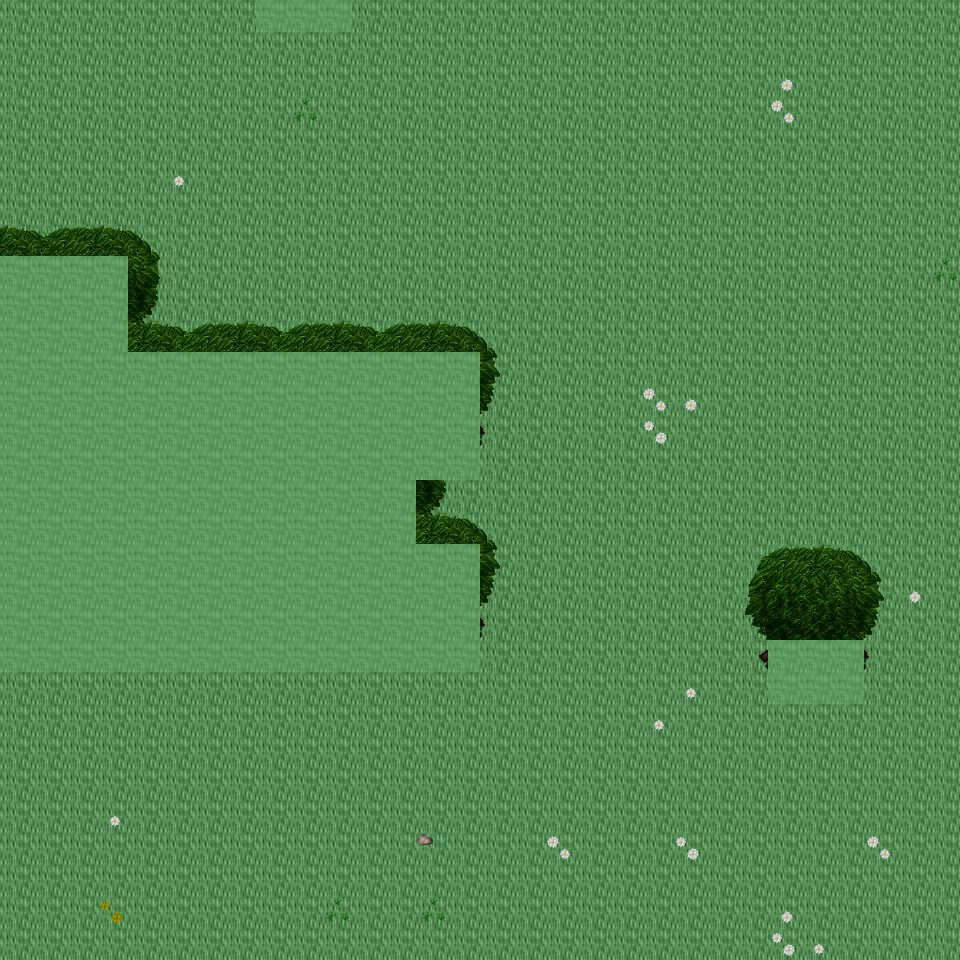

This game map was drawn from its Tiled (.tmx) file and the tilesets committed beside it. A one-line description and the trimmed map source follow:
An orthogonal 30x30 tile map with 32x32 px tiles, 6 tile layers (Ground, Object, Object2, Above, ...), 35 tilesets and 6 objects (6x mapExit).

<map version="1.0" orientation="orthogonal" renderorder="right-down" width="30" height="30" tilewidth="32" tileheight="32" nextobjectid="7">
  <tileset firstgid="1" name="tileset_ground_ground" tilewidth="32" tileheight="32" tilecount="33" columns="3">
    <image source="../drawable/tileset_ground_ground.png" width="96" height="352" />
  </tileset>
  <tileset firstgid="34" name="tileset_ground_ice_ice" tilewidth="32" tileheight="32" tilecount="3" columns="3">
    <image source="../drawable/tileset_ground_ice_ice.png" width="96" height="32" />
  </tileset>
  <tileset firstgid="37" name="tileset_plant_flower_daisy_white" tilewidth="32" tileheight="32" tilecount="8" columns="2">
    <image source="../drawable/tileset_plant_flower_daisy_white.png" width="64" height="128" />
  </tileset>
  <tileset firstgid="45" name="tileset_ground_rock_pebbles" tilewidth="32" tileheight="32" tilecount="3" columns="1">
    <image source="../drawable/tileset_ground_rock_pebbles.png" width="32" height="96" />
  </tileset>
  <tileset firstgid="48" name="tileset_plant_grasses" tilewidth="32" tileheight="32" tilecount="6" columns="3">
    <image source="../drawable/tileset_plant_grasses.png" width="96" height="64" />
  </tileset>
  <tileset firstgid="54" name="tileset_plant_leaves" tilewidth="32" tileheight="32" tilecount="8" columns="4">
    <image source="../drawable/tileset_plant_leaves.png" width="128" height="64" />
  </tileset>
  <tileset firstgid="62" name="tileset_ground_grass_edges" tilewidth="32" tileheight="32" tilecount="36" columns="12">
    <image source="../drawable/tileset_ground_grass_edges.png" width="384" height="96" />
  </tileset>
  <tileset firstgid="98" name="tileset_plant_flower_daisy_yellow" tilewidth="32" tileheight="32" tilecount="8" columns="2">
    <image source="../drawable/tileset_plant_flower_daisy_yellow.png" width="64" height="128" />
  </tileset>
  <tileset firstgid="106" name="tileset_plant_bush_bushes" tilewidth="32" tileheight="32" tilecount="10" columns="5">
    <image source="../drawable/tileset_plant_bush_bushes.png" width="160" height="64" />
  </tileset>
  <tileset firstgid="116" name="tileset_plant_stump_stump_brown" tilewidth="32" tileheight="32" tilecount="4" columns="2">
    <image source="../drawable/tileset_plant_stump_stump_brown.png" width="64" height="64" />
  </tileset>
  <tileset firstgid="120" name="tileset_plant_stump_stump_green" tilewidth="32" tileheight="32" tilecount="4" columns="2">
    <image source="../drawable/tileset_plant_stump_stump_green.png" width="64" height="64" />
  </tileset>
  <tileset firstgid="124" name="tileset_item_pot_pot_golden" tilewidth="32" tileheight="32" tilecount="4" columns="4">
    <image source="../drawable/tileset_item_pot_pot_golden.png" width="128" height="32" />
  </tileset>
  <tileset firstgid="128" name="tileset_plant_tree_tree_darkgreen" tilewidth="32" tileheight="32" tilecount="88" columns="8">
    <image source="../drawable/tileset_plant_tree_tree_darkgreen.png" width="256" height="352" />
  </tileset>
  <tileset firstgid="216" name="tileset_plant_flower_daisy_blue" tilewidth="32" tileheight="32" tilecount="8" columns="2">
    <image source="../drawable/tileset_plant_flower_daisy_blue.png" width="64" height="128" />
  </tileset>
  <tileset firstgid="224" name="tileset_ground_water_water_bubbles" tilewidth="32" tileheight="32" tilecount="32" columns="8">
    <image source="../drawable/tileset_ground_water_water_bubbles.png" width="256" height="128" />
  </tileset>
  <tileset firstgid="256" name="tileset_ground_water_pool" tilewidth="32" tileheight="32" tilecount="72" columns="3">
    <image source="../drawable/tileset_ground_water_pool.png" width="96" height="768" />
  </tileset>
  <tileset firstgid="328" name="tileset_building_castle" tilewidth="32" tileheight="32" tilecount="320" columns="20">
    <image source="../drawable/tileset_building_castle.png" width="640" height="512" />
  </tileset>
  <tileset firstgid="648" name="tileset_ground_cobbled_paving" tilewidth="32" tileheight="32" tilecount="1" columns="1">
    <image source="../drawable/tileset_ground_cobbled_paving.png" width="32" height="32" />
  </tileset>
  <tileset firstgid="649" name="tileset_ground_grass_corners" tilewidth="32" tileheight="32" tilecount="24" columns="6">
    <image source="../drawable/tileset_ground_grass_corners.png" width="192" height="128" />
  </tileset>
  <tileset firstgid="673" name="tileset_building_fence_fence_chunky" tilewidth="32" tileheight="32" tilecount="21" columns="3">
    <image source="../drawable/tileset_building_fence_fence_chunky.png" width="96" height="224" />
  </tileset>
  <tileset firstgid="694" name="tileset_item_sign_large" tilewidth="32" tileheight="32" tilecount="15" columns="5">
    <image source="../drawable/tileset_item_sign_large.png" width="160" height="96" />
  </tileset>
  <tileset firstgid="709" name="tileset_building_decoration_fancy_gate" tilewidth="32" tileheight="32" tilecount="12" columns="3">
    <image source="../drawable/tileset_building_decoration_fancy_gate.png" width="96" height="128" />
  </tileset>
  <tileset firstgid="721" name="tileset_logic_creature_rodent" tilewidth="32" tileheight="32" tilecount="8" columns="8">
    <image source="../drawable/tileset_logic_creature_rodent.png" width="256" height="32" />
  </tileset>
  <tileset firstgid="729" name="tileset_logic_creature_animal" tilewidth="32" tileheight="32" tilecount="32" columns="8">
    <image source="../drawable/tileset_logic_creature_animal.png" width="256" height="128" />
  </tileset>
  <tileset firstgid="761" name="tileset_logic_item_mushroom" tilewidth="32" tileheight="32" tilecount="6" columns="6">
    <image source="../drawable/tileset_logic_item_mushroom.png" width="192" height="32" />
  </tileset>
  <tileset firstgid="767" name="tileset_logic_item_sheepfood" tilewidth="32" tileheight="32" tilecount="1" columns="1">
    <image source="../drawable/tileset_logic_item_sheepfood.png" width="32" height="32" />
  </tileset>
  <tileset firstgid="768" name="tileset_logic_collision" tilewidth="32" tileheight="32" tilecount="1" columns="1">
    <image source="../drawable/tileset_logic_collision.png" width="32" height="32" />
  </tileset>
  <tileset firstgid="769" name="tileset_logic_protection" tilewidth="32" tileheight="32" tilecount="2" columns="2">
    <image source="../drawable/tileset_logic_protection.png" width="64" height="32" />
  </tileset>
  <tileset firstgid="771" name="tileset_ground_green_paving" tilewidth="32" tileheight="32" tilecount="18" columns="3">
    <image source="../drawable/tileset_ground_green_paving.png" width="96" height="192" />
  </tileset>
  <tileset firstgid="789" name="tileset_item_hen_nest" tilewidth="32" tileheight="32" tilecount="1" columns="1">
    <image source="../drawable/tileset_item_hen_nest.png" width="32" height="32" />
  </tileset>
  <tileset firstgid="790" name="tileset_logic_item_dairy" tilewidth="32" tileheight="32" tilecount="1" columns="1">
    <image source="../drawable/tileset_logic_item_dairy.png" width="32" height="32" />
  </tileset>
  <tileset firstgid="791" name="tileset_light_door_light_ew" tilewidth="32" tileheight="32" tilecount="18" columns="6">
    <image source="../drawable/tileset_light_door_light_ew.png" width="192" height="96" />
  </tileset>
  <tileset firstgid="809" name="tileset_building_barnyard" tilewidth="32" tileheight="32" tilecount="200" columns="8">
    <image source="../drawable/tileset_building_barnyard.png" width="256" height="800" />
  </tileset>
  <tileset firstgid="1009" name="tileset_logic_creature_reptile" tilewidth="32" tileheight="32" tilecount="7" columns="7">
    <image source="../drawable/tileset_logic_creature_reptile.png" width="224" height="32" />
  </tileset>
  <tileset firstgid="1016" name="tileset_logic_creature_fowl" tilewidth="32" tileheight="32" tilecount="6" columns="6">
    <image source="../drawable/tileset_logic_creature_fowl.png" width="192" height="32" />
  </tileset>
  <layer name="Ground" width="30" height="30">
    <data>[900 cells, 900 non-empty, 1 distinct tile ids]</data>
  </layer>
  <layer name="Object" width="30" height="30">
    <data>[900 cells, 27 non-empty, 10 distinct tile ids]</data>
  </layer>
  <layer name="Object2" width="30" height="30">
    <data>[900 cells, 42 non-empty, 8 distinct tile ids]</data>
  </layer>
  <layer name="Above" width="30" height="30">
    <data>[900 cells, 171 non-empty, 42 distinct tile ids]</data>
  </layer>
  <layer name="Above2" width="30" height="30">
    <data>[900 cells, 5 non-empty, 2 distinct tile ids]</data>
  </layer>
  <layer name="Walkable" width="30" height="30">
    <data>[900 cells, 167 non-empty, 1 distinct tile ids]</data>
  </layer>
  <objectgroup name="MapEvents">
    <object id="1" name="north" type="mapExit" x="0" y="0" width="256" height="32">
      <properties>
        <property name="map" value="level_0_x105_y43" />
        <property name="x" value="0" />
        <property name="y" value="28" />
      </properties>
    </object>
    <object id="2" name="north2" type="mapExit" x="352" y="0" width="608" height="32">
      <properties>
        <property name="map" value="level_0_x105_y43" />
        <property name="x" value="11" />
        <property name="y" value="28" />
      </properties>
    </object>
    <object id="3" name="south" type="mapExit" x="0" y="928" width="960" height="32">
      <properties>
        <property name="map" value="level_0_x105_y45" />
        <property name="x" value="0" />
        <property name="y" value="1" />
      </properties>
    </object>
    <object id="4" name="west" type="mapExit" x="0" y="0" width="32" height="256">
      <properties>
        <property name="map" value="level_0_x104_y44" />
        <property name="x" value="28" />
        <property name="y" value="0" />
      </properties>
    </object>
    <object id="5" name="west2" type="mapExit" x="0" y="672" width="32" height="288">
      <properties>
        <property name="map" value="level_0_x104_y44" />
        <property name="x" value="28" />
        <property name="y" value="21" />
      </properties>
    </object>
    <object id="6" name="east" type="mapExit" x="928" y="0" width="32" height="960">
      <properties>
        <property name="map" value="level_0_x106_y44" />
        <property name="x" value="1" />
        <property name="y" value="0" />
      </properties>
    </object>
  </objectgroup>
</map>
